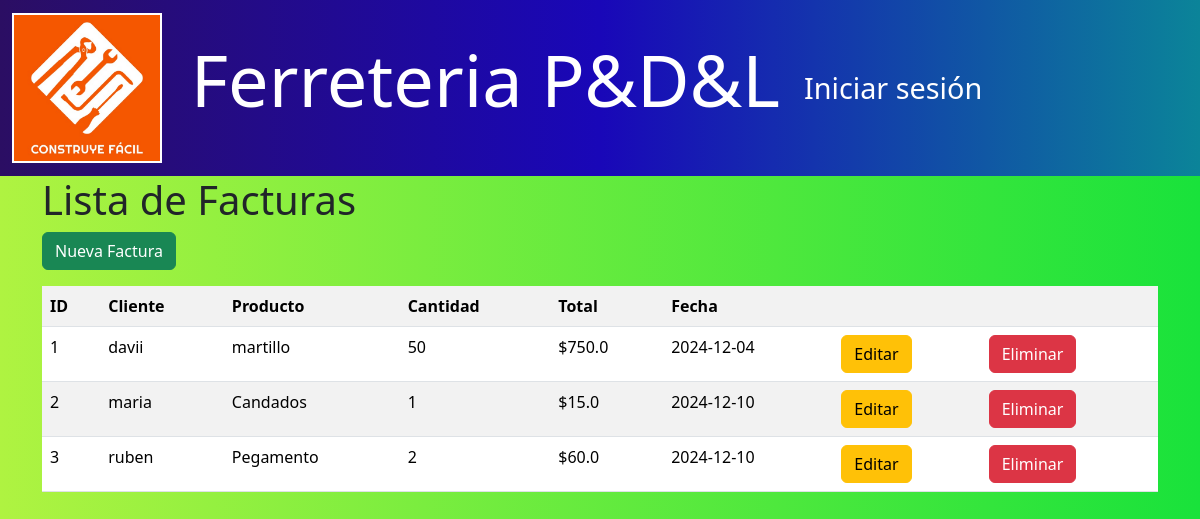
Page /facturas/ on the committed database.
### models/factura_model.py (models this page shows, shortened)
class Factura(db.Model):
    __tablename__ = "facturas"
    id = db.Column(db.Integer, primary_key=True)
    cliente_id = db.Column(db.Integer, db.ForeignKey('clientes.id'), nullable=False)
    producto_id = db.Column(db.Integer, db.ForeignKey('productos.id'), nullable=False)
    cantidad = db.Column(db.Integer, nullable=False)
    total = db.Column(db.Float, nullable=False)
    fecha = db.Column(db.Date, nullable=False)
    venta_id = db.Column(db.Integer, db.ForeignKey('ventas.id'), nullable=False)
    cliente = db.relationship('Cliente', back_populates='facturas')
    producto = db.relationship('Producto', back_populates='facturas')
    venta = db.relationship('Venta', back_populates='facturas')  # Relación inversa con Venta
    @staticmethod
    def get_all():
        return Factura.query.all()

### models/cliente_model.py (models this page shows, shortened)
class Cliente(db.Model):
    __tablename__ = "clientes"
    id = db.Column(db.Integer,primary_key=True)
    nombre = db.Column(db.String(80),nullable=False)
    email = db.Column(db.String(100),nullable=False)
    telefono = db.Column(db.String(20),nullable=False)
    facturas = db.relationship('Factura', back_populates='cliente')
    ventas = db.relationship('Venta',back_populates='cliente')

### models/producto_model.py (models this page shows, shortened)
class Producto(db.Model):
    __tablename__ = "productos"
    id = db.Column(db.Integer, primary_key=True)
    nombre = db.Column(db.String(100), nullable=False)
    descripcion = db.Column(db.String(120), nullable=False)
    precio = db.Column(db.Float(11, 2), nullable=False)
    stock = db.Column(db.Integer, nullable=False)
    ventas = db.relationship('Venta', back_populates='producto')
    compras = db.relationship('Compra', back_populates='producto')
    facturas = db.relationship('Factura', back_populates='producto')

### controllers/factura_controller.py (the view)
@factura_bp.route("/")
def index():
    facturas = Factura.get_all()
    clientes = Cliente.query.all()  # Obtener todos los clientes
    productos = Producto.query.all()  # Obtener todos los productos
    ventas = Venta.query.all()
    return factura_view.render_facturas(facturas=facturas, clientes=clientes, productos=productos, ventas=ventas)

### run.py (called while the page is built)
@app.context_processor
def inject_active_path():
    def is_active(path):
        return 'active' if request.path == path else ''
    return(dict(is_active =  is_active))

### views/factura_view.py (called while the page is built)
def render_facturas(facturas, clientes, productos, ventas):
    return render_template('facturas/index.html', facturas=facturas, clientes=clientes, productos=productos, ventas=ventas)

### templates/facturas/index.html (shortened to what this page needs)
{% extends 'base.html' %}
{% block content %}
<h1>Lista de Facturas</h1>
<a href="{{url_for('factura.create')}}" class="btn btn-success mb-3">Nueva Factura</a>
<table class="table table-striped">
    <tr>
        <th>ID</th>
        <th>Cliente</th>
        <th>Producto</th>
        <th>Cantidad</th>
        <th>Total</th>
        <th>Fecha</th>
        <th></th>
        <th></th>
    </tr>
    {% for item in facturas %}
    <tr>
        <td>{{item.id}}</td>
        <td>{{item.cliente.nombre}}</td>
        <td>{{item.producto.nombre}}</td>
        <td>{{item.cantidad}}</td>
        <td>${{item.total}}</td>
        <td>{{item.fecha}}</td>
        <td>
            <a href="{{url_for('factura.edit', id=item.id)}}" class="btn btn-warning">Editar</a>
        </td>
        <td>
            <a href="{{ url_for('factura.delete', id=item.id) }}" class="btn btn-danger">Eliminar</a>
        </td>
    </tr>
    {% endfor %}
</table>
{% endblock %}

### templates/base.html (style rules this page uses)
body { background: linear-gradient(to right, #aff341, #19e23b); min-height: 100vh; }

### rows in the picture
Factura: id "1", cliente.nombre "davii", producto.nombre "martillo", cantidad "50", total "750.0", fecha "2024-12-04"
Factura: id "2", cliente.nombre "maria", producto.nombre "Candados", cantidad "1", total "15.0", fecha "2024-12-10"
Factura: id "3", cliente.nombre "ruben", producto.nombre "Pegamento", cantidad "2", total "60.0", fecha "2024-12-10"
